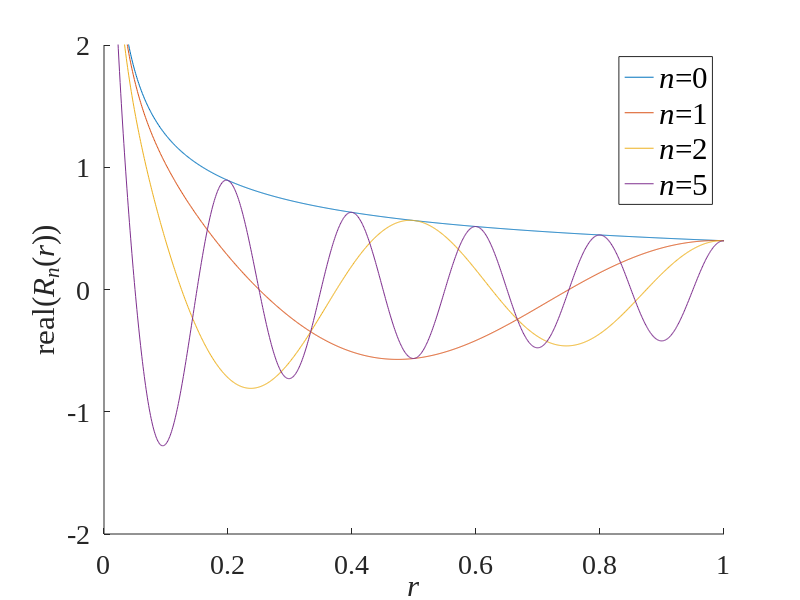
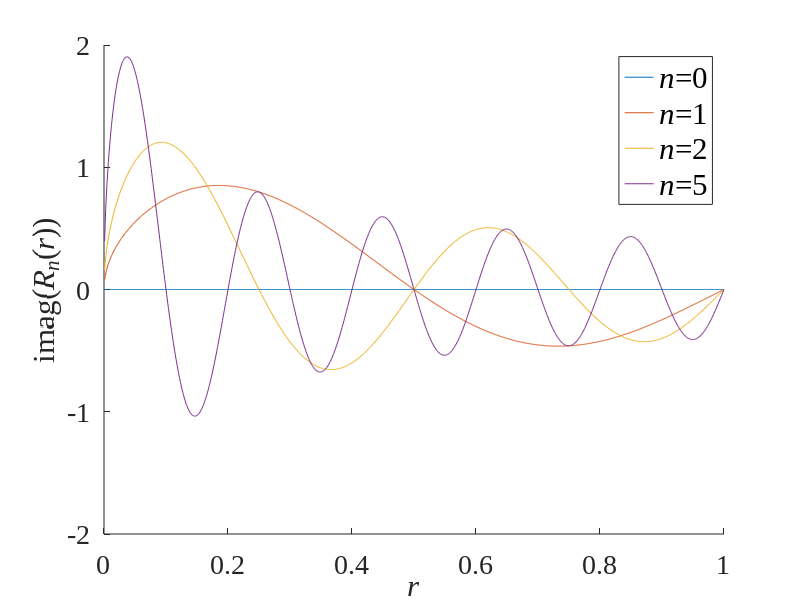

MATLAB code to generate these figures, in order:
close all;
clc;
clear;

s=1;
Ymax=2;
n=[0 1 2 5 ];
figure;
for i=n
    r=0:0.001:1;
    RBF=sqrt((s*r.^(s-2))./(2*pi)).*exp(1j.*2.*pi.*i.*r.^s);
    hold on
    plot(r,real(RBF));
end
set(gcf, 'position', [0 0 666 500]);
set(gca,'fontsize',20,'FontName','Times New Roman');
ylabel('real(\itR_{n}\rm(\itr\rm))');xlabel('\itr');
h=legend('\itn\rm=0','\itn\rm=1','\itn\rm=2','\itn\rm=5'); %'Location','southwest'
set(h,'fontsize',22);
axis([0,1,-Ymax,Ymax]);
% h=text(0.8,-1.5,'\fontsize{25}\its\rm=0.5');
set(h,'FontName','Times New Roman');


figure;
for i=n
    r=0:0.001:1;
    RBF=sqrt((s*r.^(s-2))./(2*pi)).*exp(1j.*2.*pi.*i.*r.^s);
    hold on
    plot(r,imag(RBF));
end
set(gcf, 'position', [0 0 666 500]);
set(gca,'fontsize',20,'FontName','Times New Roman');
ylabel('imag(\itR_{n}\rm(\itr\rm))');xlabel('\itr');
h=legend('\itn\rm=0','\itn\rm=1','\itn\rm=2','\itn\rm=5');
set(h,'fontsize',22);
axis([0,1,-Ymax,Ymax]);
% h=text(0.8,-1.5,'\fontsize{25}\its\rm=0.5');
set(h,'FontName','Times New Roman');

%%

% close all
% clear all
% clc
% s=3;
% NL=[0,0;0,1;0,2;1,0;1,1;1,2;2,0;2,1;2,2];
% blocksize=1000;
% len   = size(NL,1);
% BF = zeros(blocksize,blocksize,len);
% [X,Y] = meshgrid(1:blocksize,1:blocksize);
% r  = sqrt(((2.*Y-blocksize-1).^2+(2.*X-blocksize-1).^2)/(blocksize.^2));
% theta = atan2(-(2.*Y-blocksize-1),   (2.*X-blocksize-1));
% mask  = (r<=1);
% for index = 1:len
%         n = NL(index,1);
%         m = NL(index,2);
%         BF(:,:,index) = mask.*sqrt((s*r.^(s-2))./(2*pi)).*exp(1j.*2.*pi.*n.*r.^s).*exp(1i*m*theta);
% end;
% h=figure;
% set(h,'position',[0 0 500 500]);
% ha = tight_subplot(3,3,[.04 .04],[.08 .08],[.08 .08]);
% for index = 1:len
% %         subplot(3,3,index);
%         axes(ha(index));
%         pa=atan2(imag(BF(:,:,index)),real(BF(:,:,index)));
%         s=surf(X,Y,pa);
%         s.EdgeColor = 'none';
%         view(0,90)
%         colormap(jet(2000))
%         set(gca,'XColor','white')
%         set(gca,'YColor','white')
%         if index==1
%             title('\itm\rm=0');
%             ylabel('\itn\rm=0','Color','k');
%             set(gca,'FontName','Times New Roman','FontSize',20);
%         elseif index==2
%             title('\itm\rm=1');
%             set(gca,'FontName','Times New Roman','FontSize',20);
%         elseif index==3
%             title('\itm\rm=2');
%             set(gca,'FontName','Times New Roman','FontSize',20);
%         elseif index==4
%             ylabel('\itn\rm=1','Color','k');
%             set(gca,'FontName','Times New Roman','FontSize',20);
%         elseif index==7
%             ylabel('\itn\rm=2','Color','k');
%             set(gca,'FontName','Times New Roman','FontSize',20);
%         end
%         set(gca,'XTick', []);
%         set(gca,'YTick', []);
%         
%         axis equal
% end;
% print(gcf,'-r600','-dtiff','s=3.tiff');
